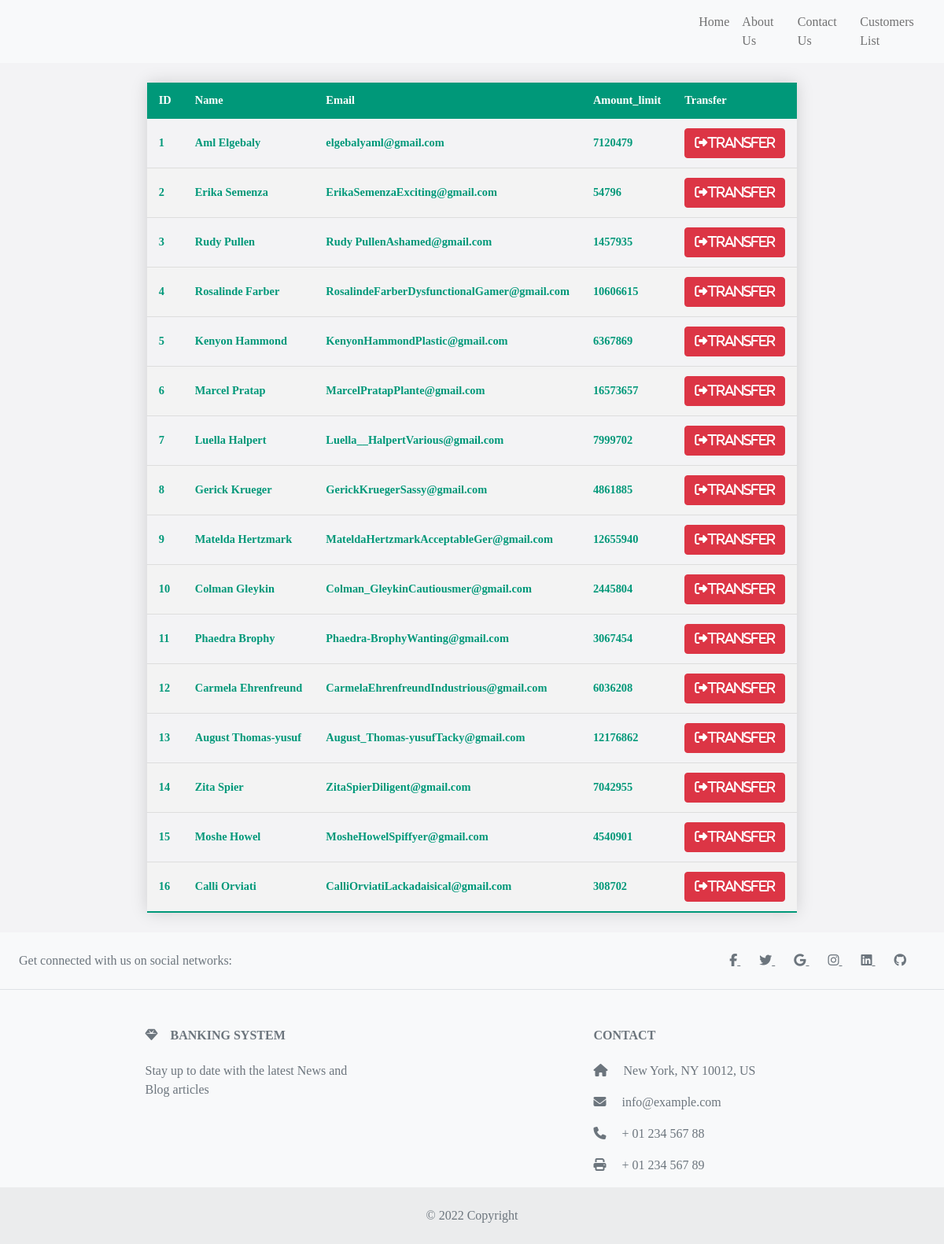
The page /customers.php on the database its author committed.
### tables this page shows
CREATE TABLE customers (
  `ID` INT NOT NULL AUTO_INCREMENT,
  `NAME` VARCHAR(45) NOT NULL,
  `EMAIL` VARCHAR(45) NOT NULL,
  `Amount_limit` VARCHAR(60) NOT NULL,
  PRIMARY KEY (`ID`),
  UNIQUE INDEX `idnew_table_UNIQUE` (`ID` ASC),
  UNIQUE INDEX `EMAIL_UNIQUE` (`EMAIL` ASC));

### customers.php (the view)
<?php
require_once 'header.php';
?>
<?php
require_once 'db.php';
$sql = 'select * from customers';
$result = $db_connection->query($sql);
?>
<body>
    <div class="cust_tab">
        <table class="styled-table">
            <thead>
                <th>ID</th>
                <th>Name</th>
                <th>Email</th>
                <th>Amount_limit</th>
                <th colspan="2">Transfer</th>
            </thead>
            <tbody>
                <?php
                while ($customer_info = mysqli_fetch_array($result)) {
                ?>
                    <tr class="active-row">
                        <td><?= $customer_info['ID'] ?></td>
                        <td><?= $customer_info['NAME'] ?></td>
                        <td><?= $customer_info['EMAIL'] ?></td>
                        <td><?= $customer_info['Amount_limit'] ?></td>
                        <td> <a class="btn btn-large btn-danger logout" href="transfer.php?idtransfer=<?php echo $customer_info['ID']; ?>">
                                <i class="fa fa-sign-out" aria-hidden="true">Transfer</i>
                            </a>
                        </td>
                    </tr>
                <?php
                } ?>
            </tbody>
        </table>
    </div>
</body>
</html>
<?php
require_once 'footer.php';
?>

### header.php (shortened to what this page needs)
<!DOCTYPE html>
<html lang="en">
<head>
    <link href="https://cdn.jsdelivr.net/npm/bootstrap@5.1.3/dist/css/bootstrap.min.css" rel="stylesheet">
    <link rel="stylesheet" href="https://cdnjs.cloudflare.com/ajax/libs/font-awesome/5.15.3/css/all.min.css">
    <link rel="stylesheet" href="https://cdnjs.cloudflare.com/ajax/libs/font-awesome/4.7.0/css/font-awesome.min.css">
    <link rel="stylesheet" href="path/to/font-awesome/css/font-awesome.min.css">
    <link rel="stylesheet" href="table_style.css">
    <link rel="stylesheet" href="style.css">
</head>
<body>
    <header>
        <nav class="navbar navbar-expand-sm navbar-light bg-light ">
            <div class="container-fluid">
                <a class="navbar-brand " href="home.php"></a>
                <div class="collapse navbar-collapse offset-md-8" id="mynavbar">
                    <ul class="navbar-nav me-auto">
                        <li class="nav-item">
                            <a class="nav-link" href="home.php">Home</a>
                        </li>
                        <li class="nav-item">
                            <a class="nav-link" href="about_us.php">About Us</a>
                        </li>
                        <li class="nav-item">
                            <a class="nav-link" href="contact.php">Contact Us</a>
                        </li>
                        <li class="nav-item">
                            <a class="nav-link" href="customers.php">Customers List</a>
                        </li>
                    </ul>
                </div>
            </div>
        </nav>
    </header>
</body>
</html>

### footer.php
<!DOCTYPE html>
<html lang="en">
<body>
    <footer class="text-center text-lg-start bg-light text-muted">
        <section class="d-flex justify-content-center justify-content-lg-between p-4 border-bottom">
            <div class="me-5 d-none d-lg-block">
                <span>Get connected with us on social networks:</span>
            </div>
            <div>
                <a href="" class="me-4 text-reset">
                    <i class="fab fa-facebook-f"></i>
                </a>
                <a href="" class="me-4 text-reset">
                    <i class="fab fa-twitter"></i>
                </a>
                <a href="" class="me-4 text-reset">
                    <i class="fab fa-google"></i>
                </a>
                <a href="" class="me-4 text-reset">
                    <i class="fab fa-instagram"></i>
                </a>
                <a href="" class="me-4 text-reset">
                    <i class="fab fa-linkedin"></i>
                </a>
                <a href="" class="me-4 text-reset">
                    <i class="fab fa-github"></i>
                </a>
            </div>
        </section>
        <section class="">
            <div class="container text-center text-md-start mt-5">
                <div class="row mt-3">
                    <div class="col-md-3 col-lg-4 col-xl-3 mx-auto mb-4">
                        <h6 class="text-uppercase fw-bold mb-4">
                            <i class="fas fa-gem me-3"></i>Banking System
                        </h6>
                        <p>
                            Stay up to date with the latest News and Blog articles
                        </p>
                    </div>
                    <div class="col-md-4 col-lg-3 col-xl-3 mx-auto mb-md-0 mb-4">
                        <h6 class="text-uppercase fw-bold mb-4">
                            Contact
                        </h6>
                        <p><i class="fas fa-home me-3"></i> New York, NY 10012, US</p>
                        <p>
                            <i class="fas fa-envelope me-3"></i>
                            info@example.com
                        </p>
                        <p><i class="fas fa-phone me-3"></i> + 01 234 567 88</p>
                        <p><i class="fas fa-print me-3"></i> + 01 234 567 89</p>
                    </div>
                </div>
            </div>
        </section>
        <div class="text-center p-4" style="background-color: rgba(0, 0, 0, 0.05);">
            © 2022 Copyright
        </div>
    </footer>
</body>
</html>

### table_style.css (style rules this page uses)
.cust_tab { display: flex; justify-content: center; align-items: center; background-color: rgba(197, 197, 206, 0.212); }
.styled-table { border-collapse: collapse; margin: 25px 0; font-size: 0.9em; font-family: sans-serif; min-width: 400px; box-shadow: 0 0 20px rgba(0, 0, 0, 0.15); }
.styled-table th, .styled-table td { padding: 12px 15px; }
.styled-table tbody tr { border-bottom: 1px solid #dddddd; }
.styled-table tbody tr:nth-of-type(even) { background-color: #f3f3f3; }
.styled-table tbody tr:last-of-type { border-bottom: 2px solid #009879; }
.styled-table tbody tr.active-row { font-weight: bold; color: #009879; }

### style.css (style rules this page uses)
* { padding: 0%; margin: 0%; box-sizing: border-box; font-family: "Bebas Neue", cursive; }
.navbar-brand { background-image: url(img/1.png); background-size: contain; background-repeat: no-repeat; margin: -4px; width: 100px; height: 60px; border-radius: 30%; }

### rows shown on the page
customers: ID "1", NAME "Aml Elgebaly", EMAIL "elgebalyaml@gmail.com", Amount_limit "7120479"
customers: ID "2", NAME "Erika Semenza", EMAIL "ErikaSemenzaExciting@gmail.com", Amount_limit "54796"
customers: ID "3", NAME "Rudy Pullen", EMAIL "Rudy PullenAshamed@gmail.com", Amount_limit "1457935"
customers: ID "4", NAME "Rosalinde Farber", EMAIL "RosalindeFarberDysfunctionalGamer@gmail.com", Amount_limit "10606615"
customers: ID "5", NAME "Kenyon Hammond", EMAIL "KenyonHammondPlastic@gmail.com", Amount_limit "6367869"
customers: ID "6", NAME "Marcel Pratap", EMAIL "MarcelPratapPlante@gmail.com", Amount_limit "16573657"
customers: ID "7", NAME "Luella Halpert", EMAIL "Luella__HalpertVarious@gmail.com", Amount_limit "7999702"
customers: ID "8", NAME "Gerick Krueger", EMAIL "GerickKruegerSassy@gmail.com", Amount_limit "4861885"
customers: ID "9", NAME "Matelda Hertzmark", EMAIL "MateldaHertzmarkAcceptableGer@gmail.com", Amount_limit "12655940"
customers: ID "10", NAME "Colman Gleykin", EMAIL "Colman_GleykinCautiousmer@gmail.com", Amount_limit "2445804"
customers: ID "11", NAME "Phaedra Brophy", EMAIL "Phaedra-BrophyWanting@gmail.com", Amount_limit "3067454"
customers: ID "12", NAME "Carmela Ehrenfreund", EMAIL "CarmelaEhrenfreundIndustrious@gmail.com", Amount_limit "6036208"
customers: ID "13", NAME "August Thomas-yusuf", EMAIL "August_Thomas-yusufTacky@gmail.com", Amount_limit "12176862"
customers: ID "14", NAME "Zita Spier", EMAIL "ZitaSpierDiligent@gmail.com", Amount_limit "7042955"
customers: ID "15", NAME "Moshe Howel", EMAIL "MosheHowelSpiffyer@gmail.com", Amount_limit "4540901"
customers: ID "16", NAME "Calli Orviati", EMAIL "CalliOrviatiLackadaisical@gmail.com", Amount_limit "308702"
